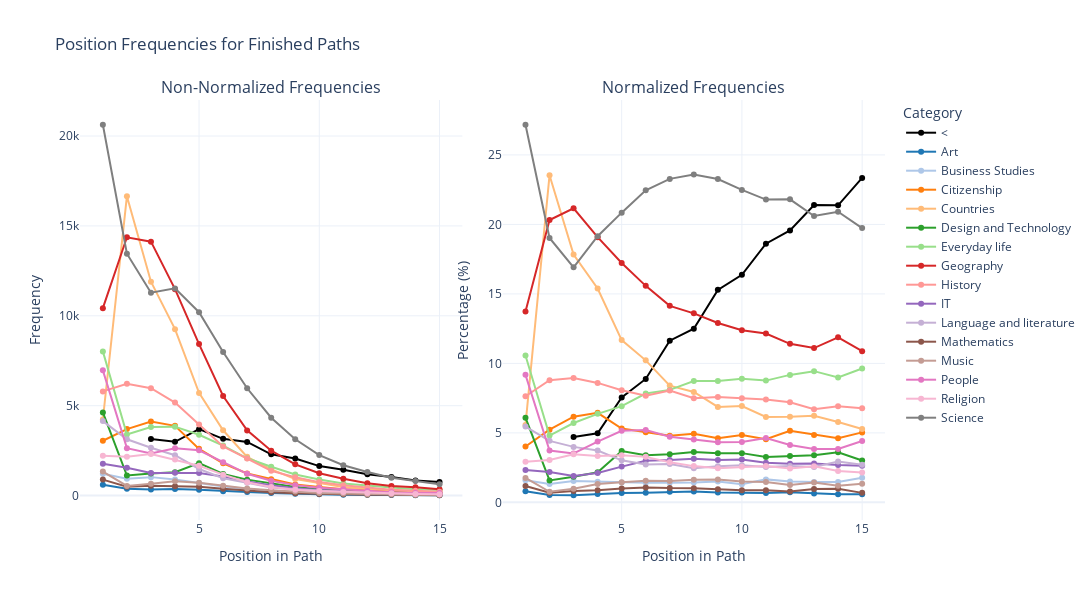

Here is the notebook cell this chart was saved with:
### Markdown cell above
#### Transitions within categories (including self-category)

Example :
- Science -> Science -> Science
- Science -> Science -> Science -> Citizenship -> Design and Technology

### Code cell
df_position_data = get_position_frequencies(common_paths, max_position=15)
plot_position_line(df_position_data, df_article, title="Position Frequencies for Finished Paths")

### Figure 1 — Plotly figure (JSON) as saved in the notebook; plotly's stock layout.template omitted (floating-point values rounded to 4 significant figures)
{"data": [{"line": {"color": "rgb(0,0,0)"}, "mode": "lines+markers", "name": "<", "type": "scatter", "x": [3, 4, 5, 6, 7, 8, 9, 10, 11, 12, 13, 14, 15], "xaxis": "x", "y": [3144, 2993, 3695, 3158, 2984, 2295, 2058, 1641, 1440, 1182, 1031, 835, 751], "yaxis": "y"}, {"line": {"color": "rgb(31.0,119.0,180.0)"}, "mode": "lines+markers", "name": "Art", "type": "scatter", "x": [1, 2, 3, 4, 5, 6, 7, 8, 9, 10, 11, 12, 13, 14, 15], "xaxis": "x", "y": [608, 378, 342, 362, 331, 247, 194, 143, 96, 71, 52, 44, 31, 23, 19], "yaxis": "y"}, {"line": {"color": "rgb(174.0,199.0,232.0)"}, "mode": "lines+markers", "name": "Business Studies", "type": "scatter", "x": [1, 2, 3, 4, 5, 6, 7, 8, 9, 10, 11, 12, 13, 14, 15], "xaxis": "x", "y": [1213, 933, 1027, 891, 703, 500, 362, 261, 202, 131, 128, 91, 71, 57, 57], "yaxis": "y"}, {"line": {"color": "rgb(255.0,127.0,14.0)"}, "mode": "lines+markers", "name": "Citizenship", "type": "scatter", "x": [1, 2, 3, 4, 5, 6, 7, 8, 9, 10, 11, 12, 13, 14, 15], "xaxis": "x", "y": [3050, 3700, 4117, 3878, 2599, 1792, 1231, 907, 621, 485, 352, 311, 234, 180, 162], "yaxis": "y"}, {"line": {"color": "rgb(255.0,187.0,120.0)"}, "mode": "lines+markers", "name": "Countries", "type": "scatter", "x": [1, 2, 3, 4, 5, 6, 7, 8, 9, 10, 11, 12, 13, 14, 15], "xaxis": "x", "y": [4233, 16651, 11900, 9259, 5713, 3633, 2155, 1459, 924, 695, 476, 372, 300, 226, 170], "yaxis": "y"}, {"line": {"color": "rgb(44.0,160.0,44.0)"}, "mode": "lines+markers", "name": "Design and Technology", "type": "scatter", "x": [1, 2, 3, 4, 5, 6, 7, 8, 9, 10, 11, 12, 13, 14, 15], "xaxis": "x", "y": [4626, 1118, 1227, 1300, 1805, 1207, 888, 666, 475, 355, 252, 201, 163, 141, 97], "yaxis": "y"}, {"line": {"color": "rgb(152.0,223.0,138.0)"}, "mode": "lines+markers", "name": "Everyday life", "type": "scatter", "x": [1, 2, 3, 4, 5, 6, 7, 8, 9, 10, 11, 12, 13, 14, 15], "xaxis": "x", "y": [8021, 3401, 3811, 3834, 3386, 2783, 2076, 1602, 1175, 891, 678, 554, 455, 351, 310], "yaxis": "y"}, {"line": {"color": "rgb(214.0,39.0,40.0)"}, "mode": "lines+markers", "name": "Geography", "type": "scatter", "x": [1, 2, 3, 4, 5, 6, 7, 8, 9, 10, 11, 12, 13, 14, 15], "xaxis": "x", "y": [10426, 14368, 14124, 11484, 8428, 5539, 3627, 2497, 1737, 1241, 940, 689, 535, 464, 350], "yaxis": "y"}, {"line": {"color": "rgb(255.0,152.0,150.0)"}, "mode": "lines+markers", "name": "History", "type": "scatter", "x": [1, 2, 3, 4, 5, 6, 7, 8, 9, 10, 11, 12, 13, 14, 15], "xaxis": "x", "y": [5796, 6214, 5975, 5173, 3949, 2729, 2064, 1375, 1020, 750, 573, 435, 323, 270, 218], "yaxis": "y"}, {"line": {"color": "rgb(148.0,103.0,189.0)"}, "mode": "lines+markers", "name": "IT", "type": "scatter", "x": [1, 2, 3, 4, 5, 6, 7, 8, 9, 10, 11, 12, 13, 14, 15], "xaxis": "x", "y": [1768, 1547, 1262, 1274, 1259, 1064, 781, 576, 411, 309, 221, 168, 135, 105, 85], "yaxis": "y"}, {"line": {"color": "rgb(197.0,176.0,213.0)"}, "mode": "lines+markers", "name": "Language and literature", "type": "scatter", "x": [1, 2, 3, 4, 5, 6, 7, 8, 9, 10, 11, 12, 13, 14, 15], "xaxis": "x", "y": [4143, 3131, 2665, 2247, 1480, 967, 708, 451, 349, 268, 197, 158, 123, 115, 87], "yaxis": "y"}, {"line": {"color": "rgb(140.0,86.0,75.0)"}, "mode": "lines+markers", "name": "Mathematics", "type": "scatter", "x": [1, 2, 3, 4, 5, 6, 7, 8, 9, 10, 11, 12, 13, 14, 15], "xaxis": "x", "y": [890, 491, 544, 522, 487, 380, 263, 188, 126, 87, 68, 47, 46, 38, 22], "yaxis": "y"}, {"line": {"color": "rgb(196.0,156.0,148.0)"}, "mode": "lines+markers", "name": "Music", "type": "scatter", "x": [1, 2, 3, 4, 5, 6, 7, 8, 9, 10, 11, 12, 13, 14, 15], "xaxis": "x", "y": [1334, 539, 656, 795, 711, 551, 394, 300, 221, 150, 114, 75, 69, 47, 43], "yaxis": "y"}, {"line": {"color": "rgb(227.0,119.0,194.0)"}, "mode": "lines+markers", "name": "People", "type": "scatter", "x": [1, 2, 3, 4, 5, 6, 7, 8, 9, 10, 11, 12, 13, 14, 15], "xaxis": "x", "y": [6965, 2639, 2349, 2631, 2521, 1853, 1212, 830, 582, 436, 358, 249, 185, 150, 142], "yaxis": "y"}, {"line": {"color": "rgb(247.0,182.0,210.0)"}, "mode": "lines+markers", "name": "Religion", "type": "scatter", "x": [1, 2, 3, 4, 5, 6, 7, 8, 9, 10, 11, 12, 13, 14, 15], "xaxis": "x", "y": [2213, 2159, 2310, 2005, 1658, 1164, 739, 479, 331, 257, 203, 147, 125, 88, 69], "yaxis": "y"}, {"line": {"color": "rgb(127.0,127.0,127.0)"}, "mode": "lines+markers", "name": "Science", "type": "scatter", "x": [1, 2, 3, 4, 5, 6, 7, 8, 9, 10, 11, 12, 13, 14, 15], "xaxis": "x", "y": [20627, 13456, 11287, 11525, 10199, 7985, 5970, 4332, 3131, 2253, 1686, 1317, 993, 817, 635], "yaxis": "y"}, {"line": {"color": "rgb(0,0,0)"}, "mode": "lines+markers", "name": "<", "showlegend": false, "type": "scatter", "x": [3, 4, 5, 6, 7, 8, 9, 10, 11, 12, 13, 14, 15], "xaxis": "x2", "y": [4.711, 4.974, 7.553, 8.883, 11.63, 12.5, 15.29, 16.38, 18.61, 19.57, 21.39, 21.37, 23.34], "yaxis": "y2"}, {"line": {"color": "rgb(31.0,119.0,180.0)"}, "mode": "lines+markers", "name": "Art", "showlegend": false, "type": "scatter", "x": [1, 2, 3, 4, 5, 6, 7, 8, 9, 10, 11, 12, 13, 14, 15], "xaxis": "x2", "y": [0.8009, 0.5345, 0.5124, 0.6016, 0.6766, 0.6948, 0.7564, 0.7788, 0.7133, 0.7086, 0.672, 0.7285, 0.6433, 0.5887, 0.5906], "yaxis": "y2"}, {"line": {"color": "rgb(174.0,199.0,232.0)"}, "mode": "lines+markers", "name": "Business Studies", "showlegend": false, "type": "scatter", "x": [1, 2, 3, 4, 5, 6, 7, 8, 9, 10, 11, 12, 13, 14, 15], "xaxis": "x2", "y": [1.598, 1.319, 1.539, 1.481, 1.437, 1.406, 1.411, 1.421, 1.501, 1.307, 1.654, 1.507, 1.473, 1.459, 1.772], "yaxis": "y2"}, {"line": {"color": "rgb(255.0,127.0,14.0)"}, "mode": "lines+markers", "name": "Citizenship", "showlegend": false, "type": "scatter", "x": [1, 2, 3, 4, 5, 6, 7, 8, 9, 10, 11, 12, 13, 14, 15], "xaxis": "x2", "y": [4.018, 5.232, 6.169, 6.445, 5.312, 5.041, 4.8, 4.94, 4.614, 4.84, 4.549, 5.149, 4.856, 4.607, 5.036], "yaxis": "y2"}, {"line": {"color": "rgb(255.0,187.0,120.0)"}, "mode": "lines+markers", "name": "Countries", "showlegend": false, "type": "scatter", "x": [1, 2, 3, 4, 5, 6, 7, 8, 9, 10, 11, 12, 13, 14, 15], "xaxis": "x2", "y": [5.576, 23.54, 17.83, 15.39, 11.68, 10.22, 8.402, 7.946, 6.865, 6.936, 6.151, 6.159, 6.225, 5.784, 5.284], "yaxis": "y2"}, {"line": {"color": "rgb(44.0,160.0,44.0)"}, "mode": "lines+markers", "name": "Design and Technology", "showlegend": false, "type": "scatter", "x": [1, 2, 3, 4, 5, 6, 7, 8, 9, 10, 11, 12, 13, 14, 15], "xaxis": "x2", "y": [6.094, 1.581, 1.838, 2.16, 3.689, 3.395, 3.462, 3.627, 3.529, 3.543, 3.257, 3.328, 3.382, 3.609, 3.015], "yaxis": "y2"}, {"line": {"color": "rgb(152.0,223.0,138.0)"}, "mode": "lines+markers", "name": "Everyday life", "showlegend": false, "type": "scatter", "x": [1, 2, 3, 4, 5, 6, 7, 8, 9, 10, 11, 12, 13, 14, 15], "xaxis": "x2", "y": [10.57, 4.809, 5.71, 6.372, 6.921, 7.828, 8.094, 8.725, 8.73, 8.892, 8.762, 9.172, 9.442, 8.984, 9.636], "yaxis": "y2"}, {"line": {"color": "rgb(214.0,39.0,40.0)"}, "mode": "lines+markers", "name": "Geography", "showlegend": false, "type": "scatter", "x": [1, 2, 3, 4, 5, 6, 7, 8, 9, 10, 11, 12, 13, 14, 15], "xaxis": "x2", "y": [13.73, 20.32, 21.16, 19.08, 17.23, 15.58, 14.14, 13.6, 12.91, 12.39, 12.15, 11.41, 11.1, 11.88, 10.88], "yaxis": "y2"}, {"line": {"color": "rgb(255.0,152.0,150.0)"}, "mode": "lines+markers", "name": "History", "showlegend": false, "type": "scatter", "x": [1, 2, 3, 4, 5, 6, 7, 8, 9, 10, 11, 12, 13, 14, 15], "xaxis": "x2", "y": [7.635, 8.786, 8.953, 8.597, 8.072, 7.676, 8.047, 7.489, 7.579, 7.485, 7.405, 7.202, 6.703, 6.911, 6.776], "yaxis": "y2"}, {"line": {"color": "rgb(148.0,103.0,189.0)"}, "mode": "lines+markers", "name": "IT", "showlegend": false, "type": "scatter", "x": [1, 2, 3, 4, 5, 6, 7, 8, 9, 10, 11, 12, 13, 14, 15], "xaxis": "x2", "y": [2.329, 2.187, 1.891, 2.117, 2.573, 2.993, 3.045, 3.137, 3.054, 3.084, 2.856, 2.781, 2.801, 2.687, 2.642], "yaxis": "y2"}, {"line": {"color": "rgb(197.0,176.0,213.0)"}, "mode": "lines+markers", "name": "Language and literature", "showlegend": false, "type": "scatter", "x": [1, 2, 3, 4, 5, 6, 7, 8, 9, 10, 11, 12, 13, 14, 15], "xaxis": "x2", "y": [5.458, 4.427, 3.993, 3.734, 3.025, 2.72, 2.76, 2.456, 2.593, 2.675, 2.546, 2.616, 2.552, 2.943, 2.704], "yaxis": "y2"}, {"line": {"color": "rgb(140.0,86.0,75.0)"}, "mode": "lines+markers", "name": "Mathematics", "showlegend": false, "type": "scatter", "x": [1, 2, 3, 4, 5, 6, 7, 8, 9, 10, 11, 12, 13, 14, 15], "xaxis": "x2", "y": [1.172, 0.6942, 0.8151, 0.8675, 0.9954, 1.069, 1.025, 1.024, 0.9362, 0.8683, 0.8788, 0.7781, 0.9546, 0.9726, 0.6839], "yaxis": "y2"}, {"line": {"color": "rgb(196.0,156.0,148.0)"}, "mode": "lines+markers", "name": "Music", "showlegend": false, "type": "scatter", "x": [1, 2, 3, 4, 5, 6, 7, 8, 9, 10, 11, 12, 13, 14, 15], "xaxis": "x2", "y": [1.757, 0.7621, 0.9829, 1.321, 1.453, 1.55, 1.536, 1.634, 1.642, 1.497, 1.473, 1.242, 1.432, 1.203, 1.337], "yaxis": "y2"}, {"line": {"color": "rgb(227.0,119.0,194.0)"}, "mode": "lines+markers", "name": "People", "showlegend": false, "type": "scatter", "x": [1, 2, 3, 4, 5, 6, 7, 8, 9, 10, 11, 12, 13, 14, 15], "xaxis": "x2", "y": [9.175, 3.731, 3.52, 4.372, 5.153, 5.212, 4.726, 4.52, 4.324, 4.351, 4.627, 4.123, 3.839, 3.839, 4.414], "yaxis": "y2"}, {"line": {"color": "rgb(247.0,182.0,210.0)"}, "mode": "lines+markers", "name": "Religion", "showlegend": false, "type": "scatter", "x": [1, 2, 3, 4, 5, 6, 7, 8, 9, 10, 11, 12, 13, 14, 15], "xaxis": "x2", "y": [2.915, 3.053, 3.461, 3.332, 3.389, 3.274, 2.881, 2.609, 2.459, 2.565, 2.623, 2.434, 2.594, 2.252, 2.145], "yaxis": "y2"}, {"line": {"color": "rgb(127.0,127.0,127.0)"}, "mode": "lines+markers", "name": "Science", "showlegend": false, "type": "scatter", "x": [1, 2, 3, 4, 5, 6, 7, 8, 9, 10, 11, 12, 13, 14, 15], "xaxis": "x2", "y": [27.17, 19.03, 16.91, 19.15, 20.85, 22.46, 23.28, 23.59, 23.26, 22.49, 21.79, 21.8, 20.61, 20.91, 19.74], "yaxis": "y2"}], "layout": {"annotations": [{"font": {"size": 16}, "showarrow": false, "text": "Non-Normalized Frequencies", "x": 0.2375, "xanchor": "center", "xref": "paper", "y": 1, "yanchor": "bottom", "yref": "paper"}, {"font": {"size": 16}, "showarrow": false, "text": "Normalized Frequencies", "x": 0.7625, "xanchor": "center", "xref": "paper", "y": 1, "yanchor": "bottom", "yref": "paper"}], "height": 600, "legend": {"title": {"text": "Category"}}, "title": {"text": "Position Frequencies for Finished Paths"}, "width": 1200, "xaxis": {"anchor": "y", "domain": [0, 0.475], "title": {"text": "Position in Path"}}, "xaxis2": {"anchor": "y2", "domain": [0.525, 1], "title": {"text": "Position in Path"}}, "yaxis": {"anchor": "x", "domain": [0, 1], "title": {"text": "Frequency"}}, "yaxis2": {"anchor": "x2", "domain": [0, 1], "title": {"text": "Percentage (%)"}}}}
